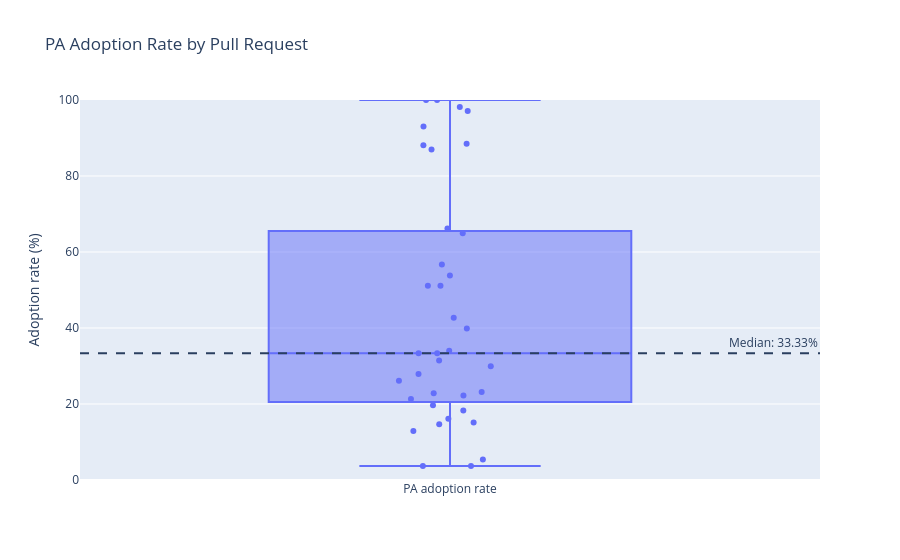

Notebook code cell kept with this figure:
### Code cell
import plotly.graph_objects as go

fig = go.Figure(go.Box(
    y=[item["Integration Rate (%)"] for item in integration_rates],
    name="PA adoption rate",
    boxpoints="all",
    jitter=0.3,
    pointpos=0,
))
fig.add_hline(
    y=median_rate,
    line_dash="dash",
    annotation_text=f"Median: {median_rate:.2f}%",
)
fig.update_layout(
    title="PA Adoption Rate by Pull Request",
    yaxis_title="Adoption rate (%)",
    yaxis_range=[0, 100],
    showlegend=False,
)
fig.show()

### Figure 1 — Plotly figure (JSON) as saved in the notebook; plotly's stock layout.template omitted (floating-point values rounded to 4 significant figures)
{"data": [{"boxpoints": "all", "jitter": 0.3, "name": "PA adoption rate", "pointpos": 0, "type": "box", "y": [3.676, 3.697, 5.381, 12.9, 14.68, 15.14, 16.13, 18.28, 19.69, 21.31, 22.22, 22.86, 23.17, 26.09, 27.91, 29.96, 31.43, 33.33, 33.33, 34, 39.89, 42.71, 51.14, 51.14, 53.85, 56.72, 64.92, 66.2, 86.95, 88.06, 88.51, 93, 97.12, 98.18, 100, 100]}], "layout": {"annotations": [{"showarrow": false, "text": "Median: 33.33%", "x": 1, "xanchor": "right", "xref": "x domain", "y": 33.33, "yanchor": "bottom", "yref": "y"}], "shapes": [{"line": {"dash": "dash"}, "type": "line", "x0": 0, "x1": 1, "xref": "x domain", "y0": 33.33, "y1": 33.33, "yref": "y"}], "showlegend": false, "title": {"text": "PA Adoption Rate by Pull Request"}, "yaxis": {"range": [0, 100], "title": {"text": "Adoption rate (%)"}}}}
